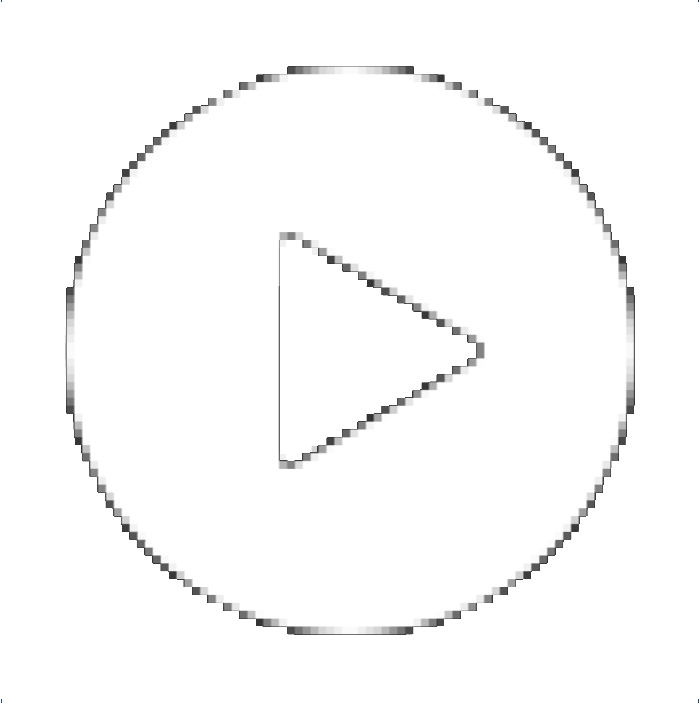
#> input picture assets/play.png, 700 x 704 px; its folder holds 4 pictures in this run
$ python -i frontend_main.py   (imports and definitions only)
#> lines starting #> are read from the running program, lines starting #| are printed output that depends on the picture
from tkinter import *
from playback_control import *
from backend_token_generation import refresh_access_token, refresh_token
from PIL import Image, ImageTk
from requests import get
from io import BytesIO
import time

window_width = 300
window_height = 400
window_color = '#040424'

# [3 lines not run here, left out]

# [1 line that did not run here, left out]

def load_image(data):
	image_data = data['item']['album']['images']
	image_url = image_data[0]['url']
	image_width = image_data[0]['width']
	image_height = image_data[0]['height']

	image_response = get(image_url)
	image_bytes = BytesIO(image_response.content)
	image = Image.open(image_bytes)
	final_image = image.resize((int(image_width/2.5), int(image_height/2.5)))
	photo = ImageTk.PhotoImage(final_image)
	return photo

def next_track():
	global track_name_label, image_label, data
	next_music(token)
	time.sleep(1)
	data = get_playback_state(token)
	name = data['item']['name']
	track_name_label.config(text = name)

def prev_track():
	global track_name_label, image_label, data
	prev_music(token)
	time.sleep(1)
	data = get_playback_state(token)
	name = data['item']['name']
	track_name_label.config(text = name)


# Start Creating the UI

# Retrieve the assets
def getImages():
	global play_image, pause_image, next_image, prev_image
	image = Image.open("./assets/play.png")
#> image is the input picture: PIL image 700x704 RGBA; mean R, G, B, A 117.9, 117.9, 117.9, 121.7
	resized_image = image.resize((50, 50))
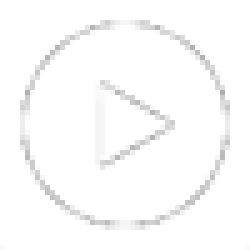
#> resized_image: PIL image 50x50 RGBA (shown 5 times larger); mean R, G, B, A 123.6, 123.6, 123.9, 121.7; transparent parts drawn white
	play_image = ImageTk.PhotoImage(resized_image)
	image = Image.open("./assets/pause.png")
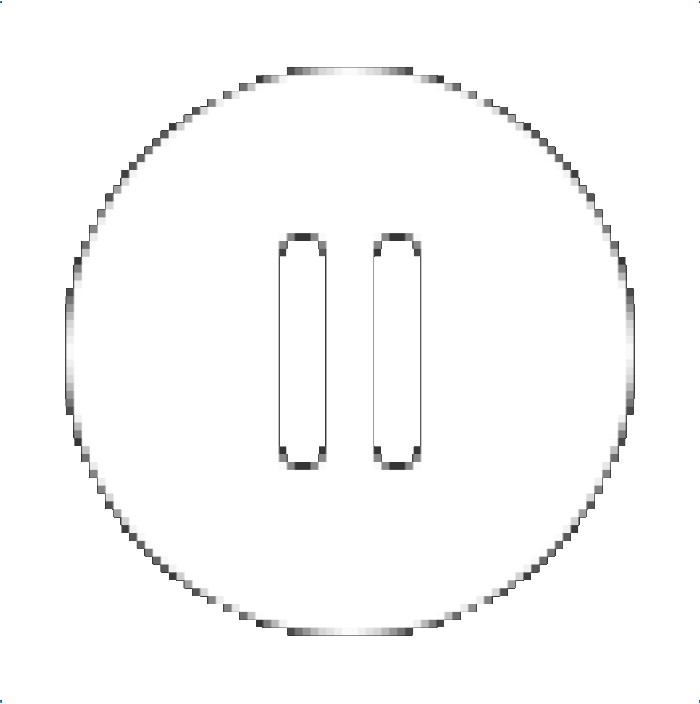
#> input picture assets/pause.png, 700 x 704 px
#> image is the input picture: PIL image 700x704 RGBA; mean R, G, B, A 120.4, 120.4, 120.4, 124.2
	resized_image = image.resize((50, 50))
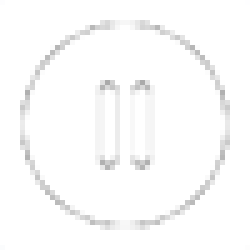
#> resized_image: PIL image 50x50 RGBA (shown 5 times larger); mean R, G, B, A 126.8, 126.9, 127.1, 124.2; transparent parts drawn white
	pause_image = ImageTk.PhotoImage(resized_image)
	image = Image.open("./assets/next.png")
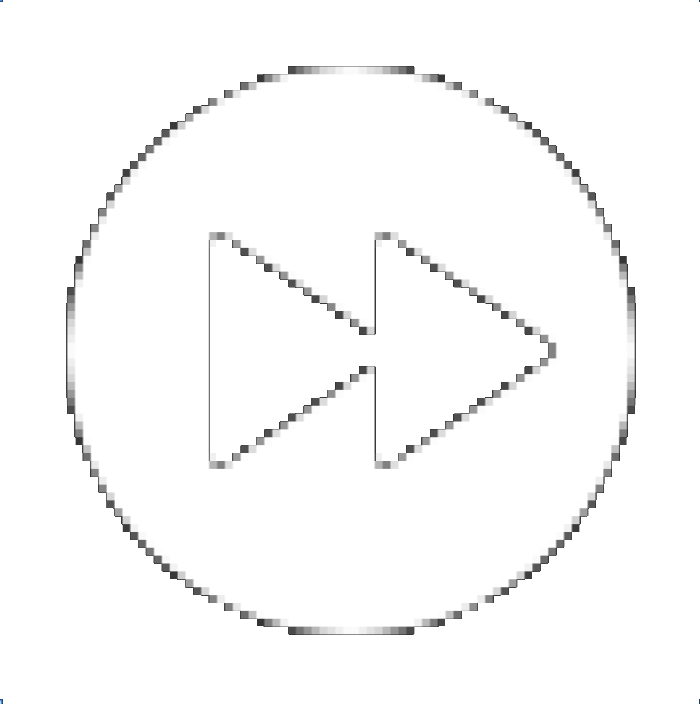
#> input picture assets/next.png, 700 x 704 px
#> image is the input picture: PIL image 700x704 RGBA; mean R, G, B, A 107.7, 107.7, 107.7, 112.1
	resized_image = image.resize((50, 50))
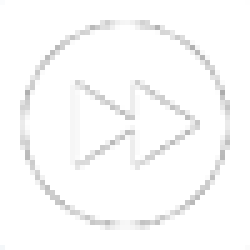
#> resized_image: PIL image 50x50 RGBA (shown 5 times larger); mean R, G, B, A 114.4, 114.5, 114.5, 112.1; transparent parts drawn white
	next_image = ImageTk.PhotoImage(resized_image)
	image = Image.open("./assets/prev.png")
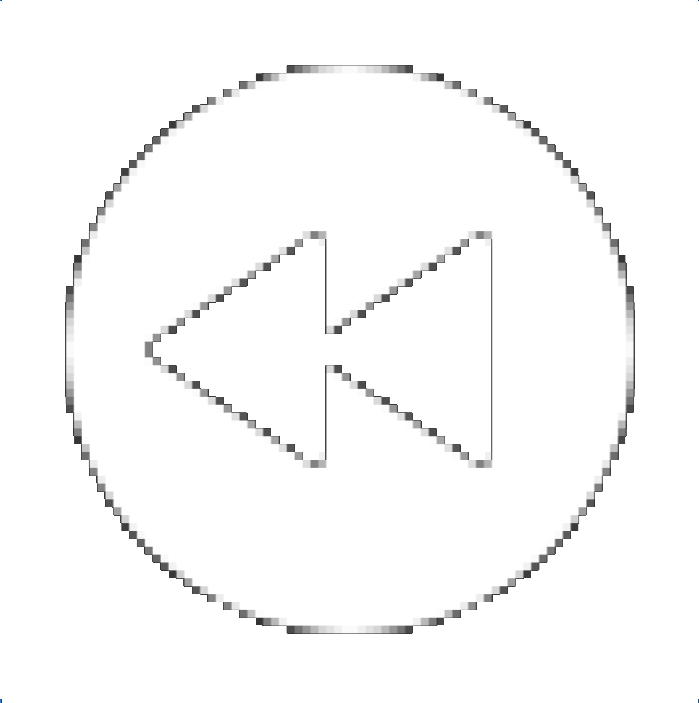
#> input picture assets/prev.png, 699 x 703 px
#> image is the input picture: PIL image 699x703 RGBA; mean R, G, B, A 108.1, 108.1, 108.1, 112.5
	resized_image = image.resize((50, 50))
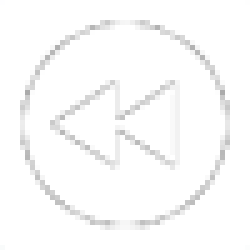
#> resized_image: PIL image 50x50 RGBA (shown 5 times larger); mean R, G, B, A 114.1, 114.1, 114.3, 112.4; transparent parts drawn white
	prev_image = ImageTk.PhotoImage(resized_image)

# [1 line not run here, left out]

def pause_play():
	state = pause_play_music(token)
	if state:
		pauseplay_button.config(image = pause_image)
	else:
		pauseplay_button.config(image = play_image)

def startApplication():
	global root, main_win_frame, pauseplay_button, next_button, prev_button, track_name_label
	main_win_frame = Frame(root, width = window_width, height = window_height, bg = window_color)
	main_win_frame.pack_propagate(False)
	data = get_playback_state(token)
	playback_state = data['is_playing']
	track_name = data['item']['name']
	if playback_state:
		pauseplay_button = Button(main_win_frame, image = pause_image, relief = 'flat', bg = window_color, activebackground = window_color, highlightthickness = 0, borderwidth = 0, command = pause_play)
	else:
		pauseplay_button = Button(main_win_frame, image = play_image, relief = 'flat', bg = window_color, activebackground = window_color,  highlightthickness = 0, borderwidth = 0, command = pause_play)

	next_button = Button(main_win_frame, image = next_image, relief = 'flat', bg = window_color, activebackground = window_color, highlightthickness = 0, borderwidth = 0, command = next_track)
	prev_button = Button(main_win_frame, image = prev_image, relief = 'flat', bg = window_color, activebackground = window_color, highlightthickness = 0, borderwidth = 0, command = prev_track)
	track_name_label = Label(main_win_frame, text = track_name, bg = window_color, fg = 'white', font = 'Roboto 12 bold')
	photo = load_image(data)
	image_label = Label(main_win_frame, image = photo)
	main_win_frame.place(x = 0, y = 0)
	pauseplay_button.place(x = 125, y = 325)
	next_button.place(x = 200, y = 325)
	prev_button.place(x = 50, y = 325)
	image_label.place(x = 20, y = 30)
	track_name_label.place(x = 15, y = 290)

# [1 line that did not run here, left out]
# [1 line not run here, left out]

>>> result = getImages()
